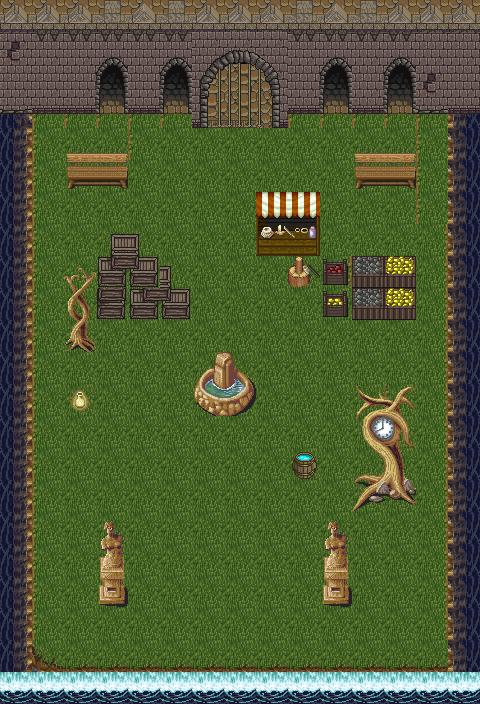

A level layout from a 2D game, rendered from its tile map. Below: a short description, then the map file with tile-grid data replaced by summaries:
An orthogonal 15x22 tile map with 32x32 px tiles, 2 tile layers (Tile Layer 1, graphic layer), 2 tilesets and 16 objects.

<map version="1.2" tiledversion="1.3.1" orientation="orthogonal" renderorder="right-down" compressionlevel="0" width="15" height="22" tilewidth="32" tileheight="32" infinite="0" nextlayerid="8" nextobjectid="36">
 <tileset firstgid="1" name="Castle2" tilewidth="32" tileheight="32" tilecount="256" columns="16">
  <image source="ts-castle.png" width="512" height="512" />
 </tileset>
 <tileset firstgid="257" name="ts-basechip" tilewidth="32" tileheight="32" tilecount="1064" columns="8">
  <image source="ts-basechip.png" width="256" height="4256" />
 </tileset>
 <layer id="1" name="Tile Layer 1" width="15" height="22">
  <data>[330 cells, 256 non-empty, 14 distinct tile ids]</data>
 </layer>
 <layer id="2" name="graphic layer" width="15" height="22">
  <data>[330 cells, 215 non-empty, 69 distinct tile ids]</data>
 </layer>
 <objectgroup id="4" name="wall">
  <object id="18" x="64" y="160" width="64" height="32" />
  <object id="19" x="352" y="160" width="64" height="32" />
  <object id="20" x="256" y="224" width="64" height="32" />
  <object id="21" x="352" y="256" width="64" height="64" />
  <object id="22" x="352" y="480" width="64" height="32" />
  <object id="23" x="288" y="448" width="32" height="32" />
  <object id="24" x="320" y="576" width="32" height="32" />
  <object id="25" x="96" y="576" width="32" height="32" />
  <object id="26" x="64" y="320" width="32" height="32" />
  <object id="27" x="96" y="288" width="96" height="32" />
  <object id="28" x="192" y="352" width="64" height="64" />
 </objectgroup>
 <objectgroup id="6" name="obstacle">
  <object id="30" x="468" y="0" width="12" height="718.667" />
  <object id="31" x="0" y="0" width="6.66667" height="705.333" />
  <object id="32" x="0" y="693.333" width="484" height="10.6667" />
  <object id="35" x="0" y="0" width="478.834" height="7.60054" />
 </objectgroup>
 <objectgroup id="5" name="key">
  <object id="34" x="65.2668" y="389.729" width="32" height="32" />
 </objectgroup>
 <objectgroup id="7" name="Object Layer 4" />
</map>
